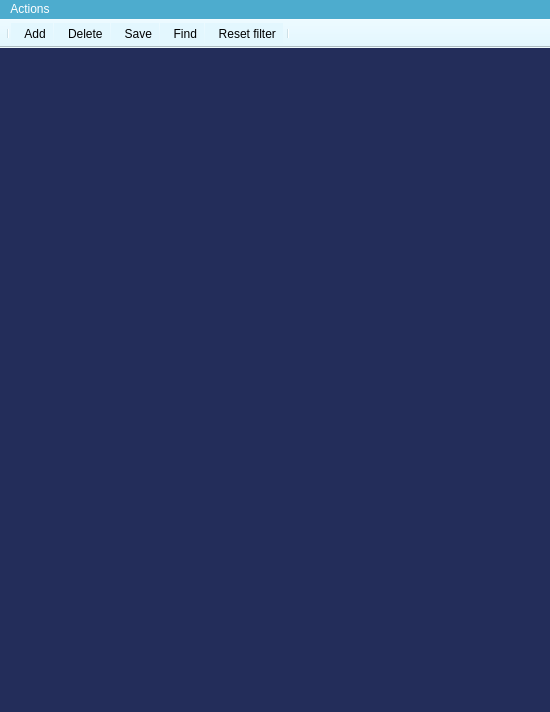
<?xml version="1.0" encoding="UTF-8"?>
<ui version="4.0">
 <class>MainWindow</class>
 <widget class="QMainWindow" name="MainWindow">
  <property name="geometry">
   <rect>
    <x>0</x>
    <y>0</y>
    <width>550</width>
    <height>712</height>
   </rect>
  </property>
  <property name="sizePolicy">
   <sizepolicy hsizetype="Preferred" vsizetype="Fixed">
    <horstretch>0</horstretch>
    <verstretch>0</verstretch>
   </sizepolicy>
  </property>
  <property name="minimumSize">
   <size>
    <width>550</width>
    <height>712</height>
   </size>
  </property>
  <property name="windowTitle">
   <string>  Qt - ToDo</string>
  </property>
  <property name="styleSheet">
   <string notr="true">background-color : #232d5a;
</string>
  </property>
  <widget class="QWidget" name="centralWidget">
   <property name="styleSheet">
    <string notr="true">color: rgb(255,255,255);</string>
   </property>
   <widget class="QListWidget" name="listWidget">
    <property name="geometry">
     <rect>
      <x>10</x>
      <y>20</y>
      <width>533</width>
      <height>591</height>
     </rect>
    </property>
    <property name="styleSheet">
     <string notr="true">border:none;</string>
    </property>
    <property name="spacing">
     <number>10</number>
    </property>
   </widget>
   <widget class="QLabel" name="label">
    <property name="geometry">
     <rect>
      <x>120</x>
      <y>590</y>
      <width>291</width>
      <height>21</height>
     </rect>
    </property>
    <property name="text">
     <string/>
    </property>
   </widget>
   <widget class="QLabel" name="label_2">
    <property name="geometry">
     <rect>
      <x>120</x>
      <y>0</y>
      <width>291</width>
      <height>20</height>
     </rect>
    </property>
    <property name="styleSheet">
     <string notr="true"/>
    </property>
    <property name="text">
     <string/>
    </property>
   </widget>
   <zorder>listWidget</zorder>
   <zorder>label_2</zorder>
   <zorder>label</zorder>
  </widget>
  <widget class="QMenuBar" name="menuBar">
   <property name="geometry">
    <rect>
     <x>0</x>
     <y>0</y>
     <width>550</width>
     <height>23</height>
    </rect>
   </property>
   <property name="palette">
    <palette>
     <active>
      <colorrole role="WindowText">
       <brush brushstyle="SolidPattern">
        <color alpha="255">
         <red>255</red>
         <green>255</green>
         <blue>255</blue>
        </color>
       </brush>
      </colorrole>
      <colorrole role="Button">
       <brush brushstyle="SolidPattern">
        <color alpha="255">
         <red>77</red>
         <green>172</green>
         <blue>206</blue>
        </color>
       </brush>
      </colorrole>
      <colorrole role="Text">
       <brush brushstyle="SolidPattern">
        <color alpha="255">
         <red>255</red>
         <green>255</green>
         <blue>255</blue>
        </color>
       </brush>
      </colorrole>
      <colorrole role="ButtonText">
       <brush brushstyle="SolidPattern">
        <color alpha="255">
         <red>255</red>
         <green>255</green>
         <blue>255</blue>
        </color>
       </brush>
      </colorrole>
      <colorrole role="Base">
       <brush brushstyle="SolidPattern">
        <color alpha="255">
         <red>77</red>
         <green>172</green>
         <blue>206</blue>
        </color>
       </brush>
      </colorrole>
      <colorrole role="Window">
       <brush brushstyle="SolidPattern">
        <color alpha="255">
         <red>77</red>
         <green>172</green>
         <blue>206</blue>
        </color>
       </brush>
      </colorrole>
      <colorrole role="PlaceholderText">
       <brush brushstyle="NoBrush">
        <color alpha="128">
         <red>255</red>
         <green>255</green>
         <blue>255</blue>
        </color>
       </brush>
      </colorrole>
     </active>
     <inactive>
      <colorrole role="WindowText">
       <brush brushstyle="SolidPattern">
        <color alpha="255">
         <red>255</red>
         <green>255</green>
         <blue>255</blue>
        </color>
       </brush>
      </colorrole>
      <colorrole role="Button">
       <brush brushstyle="SolidPattern">
        <color alpha="255">
         <red>77</red>
         <green>172</green>
         <blue>206</blue>
        </color>
       </brush>
      </colorrole>
      <colorrole role="Text">
       <brush brushstyle="SolidPattern">
        <color alpha="255">
         <red>255</red>
         <green>255</green>
         <blue>255</blue>
        </color>
       </brush>
      </colorrole>
      <colorrole role="ButtonText">
       <brush brushstyle="SolidPattern">
        <color alpha="255">
         <red>255</red>
         <green>255</green>
         <blue>255</blue>
        </color>
       </brush>
      </colorrole>
      <colorrole role="Base">
       <brush brushstyle="SolidPattern">
        <color alpha="255">
         <red>77</red>
         <green>172</green>
         <blue>206</blue>
        </color>
       </brush>
      </colorrole>
      <colorrole role="Window">
       <brush brushstyle="SolidPattern">
        <color alpha="255">
         <red>77</red>
         <green>172</green>
         <blue>206</blue>
        </color>
       </brush>
      </colorrole>
      <colorrole role="PlaceholderText">
       <brush brushstyle="NoBrush">
        <color alpha="128">
         <red>255</red>
         <green>255</green>
         <blue>255</blue>
        </color>
       </brush>
      </colorrole>
     </inactive>
     <disabled>
      <colorrole role="WindowText">
       <brush brushstyle="SolidPattern">
        <color alpha="255">
         <red>255</red>
         <green>255</green>
         <blue>255</blue>
        </color>
       </brush>
      </colorrole>
      <colorrole role="Button">
       <brush brushstyle="SolidPattern">
        <color alpha="255">
         <red>77</red>
         <green>172</green>
         <blue>206</blue>
        </color>
       </brush>
      </colorrole>
      <colorrole role="Text">
       <brush brushstyle="SolidPattern">
        <color alpha="255">
         <red>255</red>
         <green>255</green>
         <blue>255</blue>
        </color>
       </brush>
      </colorrole>
      <colorrole role="ButtonText">
       <brush brushstyle="SolidPattern">
        <color alpha="255">
         <red>255</red>
         <green>255</green>
         <blue>255</blue>
        </color>
       </brush>
      </colorrole>
      <colorrole role="Base">
       <brush brushstyle="SolidPattern">
        <color alpha="255">
         <red>77</red>
         <green>172</green>
         <blue>206</blue>
        </color>
       </brush>
      </colorrole>
      <colorrole role="Window">
       <brush brushstyle="SolidPattern">
        <color alpha="255">
         <red>77</red>
         <green>172</green>
         <blue>206</blue>
        </color>
       </brush>
      </colorrole>
      <colorrole role="PlaceholderText">
       <brush brushstyle="NoBrush">
        <color alpha="128">
         <red>255</red>
         <green>255</green>
         <blue>255</blue>
        </color>
       </brush>
      </colorrole>
     </disabled>
    </palette>
   </property>
   <property name="styleSheet">
    <string notr="true">background-color: #4dacce;
color: rgb(255,255,255);</string>
   </property>
   <widget class="QMenu" name="menufile">
    <property name="palette">
     <palette>
      <active>
       <colorrole role="WindowText">
        <brush brushstyle="SolidPattern">
         <color alpha="255">
          <red>255</red>
          <green>255</green>
          <blue>255</blue>
         </color>
        </brush>
       </colorrole>
       <colorrole role="Button">
        <brush brushstyle="SolidPattern">
         <color alpha="255">
          <red>3</red>
          <green>123</green>
          <blue>163</blue>
         </color>
        </brush>
       </colorrole>
       <colorrole role="Text">
        <brush brushstyle="SolidPattern">
         <color alpha="255">
          <red>255</red>
          <green>255</green>
          <blue>255</blue>
         </color>
        </brush>
       </colorrole>
       <colorrole role="ButtonText">
        <brush brushstyle="SolidPattern">
         <color alpha="255">
          <red>255</red>
          <green>255</green>
          <blue>255</blue>
         </color>
        </brush>
       </colorrole>
       <colorrole role="Base">
        <brush brushstyle="SolidPattern">
         <color alpha="255">
          <red>3</red>
          <green>123</green>
          <blue>163</blue>
         </color>
        </brush>
       </colorrole>
       <colorrole role="Window">
        <brush brushstyle="SolidPattern">
         <color alpha="255">
          <red>3</red>
          <green>123</green>
          <blue>163</blue>
         </color>
        </brush>
       </colorrole>
       <colorrole role="PlaceholderText">
        <brush brushstyle="NoBrush">
         <color alpha="128">
          <red>255</red>
          <green>255</green>
          <blue>255</blue>
         </color>
        </brush>
       </colorrole>
      </active>
      <inactive>
       <colorrole role="WindowText">
        <brush brushstyle="SolidPattern">
         <color alpha="255">
          <red>255</red>
          <green>255</green>
          <blue>255</blue>
         </color>
        </brush>
       </colorrole>
       <colorrole role="Button">
        <brush brushstyle="SolidPattern">
         <color alpha="255">
          <red>3</red>
          <green>123</green>
          <blue>163</blue>
         </color>
        </brush>
       </colorrole>
       <colorrole role="Text">
        <brush brushstyle="SolidPattern">
         <color alpha="255">
          <red>255</red>
          <green>255</green>
          <blue>255</blue>
         </color>
        </brush>
       </colorrole>
       <colorrole role="ButtonText">
        <brush brushstyle="SolidPattern">
         <color alpha="255">
          <red>255</red>
          <green>255</green>
          <blue>255</blue>
         </color>
        </brush>
       </colorrole>
       <colorrole role="Base">
        <brush brushstyle="SolidPattern">
         <color alpha="255">
          <red>3</red>
          <green>123</green>
          <blue>163</blue>
         </color>
        </brush>
       </colorrole>
       <colorrole role="Window">
        <brush brushstyle="SolidPattern">
         <color alpha="255">
          <red>3</red>
          <green>123</green>
          <blue>163</blue>
         </color>
        </brush>
       </colorrole>
       <colorrole role="PlaceholderText">
        <brush brushstyle="NoBrush">
         <color alpha="128">
          <red>255</red>
          <green>255</green>
          <blue>255</blue>
         </color>
        </brush>
       </colorrole>
      </inactive>
      <disabled>
       <colorrole role="WindowText">
        <brush brushstyle="SolidPattern">
         <color alpha="255">
          <red>255</red>
          <green>255</green>
          <blue>255</blue>
         </color>
        </brush>
       </colorrole>
       <colorrole role="Button">
        <brush brushstyle="SolidPattern">
         <color alpha="255">
          <red>3</red>
          <green>123</green>
          <blue>163</blue>
         </color>
        </brush>
       </colorrole>
       <colorrole role="Text">
        <brush brushstyle="SolidPattern">
         <color alpha="255">
          <red>255</red>
          <green>255</green>
          <blue>255</blue>
         </color>
        </brush>
       </colorrole>
       <colorrole role="ButtonText">
        <brush brushstyle="SolidPattern">
         <color alpha="255">
          <red>255</red>
          <green>255</green>
          <blue>255</blue>
         </color>
        </brush>
       </colorrole>
       <colorrole role="Base">
        <brush brushstyle="SolidPattern">
         <color alpha="255">
          <red>3</red>
          <green>123</green>
          <blue>163</blue>
         </color>
        </brush>
       </colorrole>
       <colorrole role="Window">
        <brush brushstyle="SolidPattern">
         <color alpha="255">
          <red>3</red>
          <green>123</green>
          <blue>163</blue>
         </color>
        </brush>
       </colorrole>
       <colorrole role="PlaceholderText">
        <brush brushstyle="NoBrush">
         <color alpha="128">
          <red>255</red>
          <green>255</green>
          <blue>255</blue>
         </color>
        </brush>
       </colorrole>
      </disabled>
     </palette>
    </property>
    <property name="styleSheet">
     <string notr="true">color : rgb(255, 255, 255);
background-color:#037ba3;
</string>
    </property>
    <property name="title">
     <string>Actions</string>
    </property>
    <property name="separatorsCollapsible">
     <bool>false</bool>
    </property>
    <addaction name="actionnew"/>
    <addaction name="actiondelete_selected"/>
    <addaction name="actiondelete_lit"/>
    <addaction name="actionsave"/>
    <addaction name="actionsave_and_exit"/>
    <addaction name="actionsearch"/>
    <addaction name="actionundo"/>
   </widget>
   <addaction name="menufile"/>
  </widget>
  <widget class="QToolBar" name="mainToolBar">
   <property name="sizePolicy">
    <sizepolicy hsizetype="Preferred" vsizetype="Fixed">
     <horstretch>0</horstretch>
     <verstretch>0</verstretch>
    </sizepolicy>
   </property>
   <property name="styleSheet">
    <string notr="true">background-color:#e3f7fe;</string>
   </property>
   <property name="movable">
    <bool>false</bool>
   </property>
   <property name="iconSize">
    <size>
     <width>21</width>
     <height>34</height>
    </size>
   </property>
   <property name="toolButtonStyle">
    <enum>Qt::ToolButtonTextBesideIcon</enum>
   </property>
   <property name="floatable">
    <bool>false</bool>
   </property>
   <attribute name="toolBarArea">
    <enum>TopToolBarArea</enum>
   </attribute>
   <attribute name="toolBarBreak">
    <bool>false</bool>
   </attribute>
   <addaction name="separator"/>
   <addaction name="actionnew"/>
   <addaction name="actiondelete_selected"/>
   <addaction name="actionsave"/>
   <addaction name="actionsearch"/>
   <addaction name="actionundo"/>
   <addaction name="separator"/>
  </widget>
  <widget class="QStatusBar" name="statusBar"/>
  <action name="actionsave">
   <property name="icon">
    <iconset resource="resources.qrc">
     <normaloff>:/icons/icons/save.png</normaloff>:/icons/icons/save.png</iconset>
   </property>
   <property name="text">
    <string> Save</string>
   </property>
   <property name="iconText">
    <string>  Save</string>
   </property>
   <property name="shortcut">
    <string>Ctrl+S</string>
   </property>
  </action>
  <action name="actiondelete_selected">
   <property name="icon">
    <iconset resource="resources.qrc">
     <normaloff>:/icons/icons/delete.png</normaloff>:/icons/icons/delete.png</iconset>
   </property>
   <property name="text">
    <string> Delete</string>
   </property>
   <property name="iconText">
    <string>  Delete</string>
   </property>
   <property name="shortcut">
    <string>Ctrl+D</string>
   </property>
  </action>
  <action name="actiondelete_lit">
   <property name="text">
    <string> Delete all</string>
   </property>
   <property name="shortcut">
    <string>Ctrl+Alt+D</string>
   </property>
  </action>
  <action name="actionsave_and_exit">
   <property name="text">
    <string> Save and quit</string>
   </property>
   <property name="shortcut">
    <string>Ctrl+Q</string>
   </property>
  </action>
  <action name="actionundo">
   <property name="icon">
    <iconset resource="resources.qrc">
     <normaloff>:/icons/icons/undo.png</normaloff>:/icons/icons/undo.png</iconset>
   </property>
   <property name="text">
    <string> Reset filter</string>
   </property>
   <property name="iconText">
    <string>  Reset filter</string>
   </property>
   <property name="shortcut">
    <string>Ctrl+Z</string>
   </property>
  </action>
  <action name="actionnew">
   <property name="icon">
    <iconset resource="resources.qrc">
     <normaloff>:/icons/icons/add.png</normaloff>:/icons/icons/add.png</iconset>
   </property>
   <property name="text">
    <string> Add</string>
   </property>
   <property name="iconText">
    <string>  Add</string>
   </property>
   <property name="shortcut">
    <string>Ctrl+A</string>
   </property>
   <property name="visible">
    <bool>true</bool>
   </property>
   <property name="iconVisibleInMenu">
    <bool>true</bool>
   </property>
  </action>
  <action name="actionsearch">
   <property name="icon">
    <iconset resource="resources.qrc">
     <normaloff>:/icons/icons/find.png</normaloff>:/icons/icons/find.png</iconset>
   </property>
   <property name="text">
    <string> Find</string>
   </property>
   <property name="iconText">
    <string>  Find</string>
   </property>
   <property name="shortcut">
    <string>Ctrl+F</string>
   </property>
  </action>
  <action name="actiontest">
   <property name="text">
    <string>test</string>
   </property>
  </action>
 </widget>
 <layoutdefault spacing="6" margin="11"/>
 <resources>
  <include location="resources.qrc"/>
 </resources>
 <connections/>
</ui>
